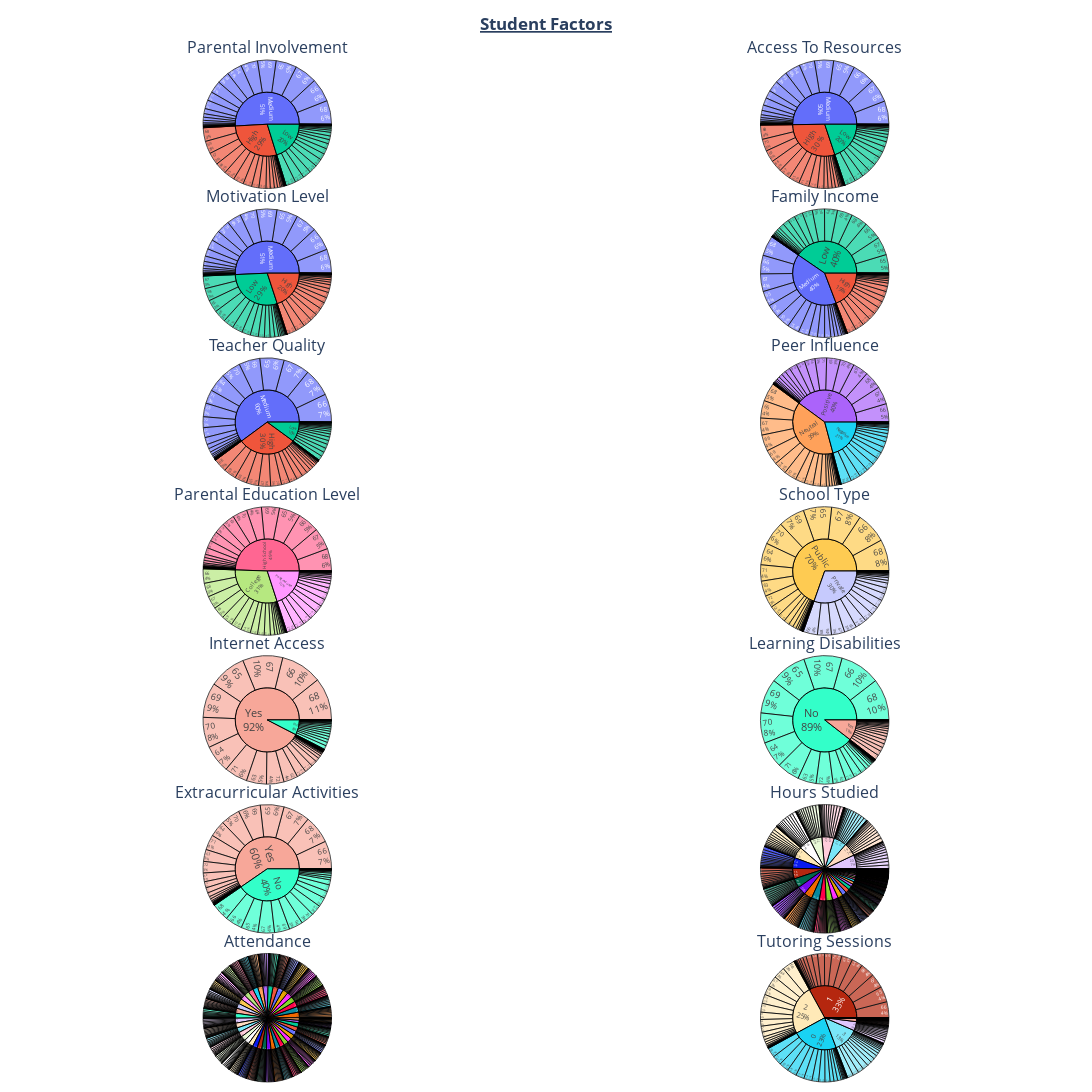

Here is the notebook cell this chart was saved with:
### Code cell
columns = [
    "Parental_Involvement", "Access_to_Resources", "Motivation_Level", "Family_Income",
    "Teacher_Quality", "Peer_Influence", "Parental_Education_Level", "School_Type",
    "Internet_Access", "Learning_Disabilities", "Extracurricular_Activities", "Hours_Studied", "Attendance", "Tutoring_Sessions"
]
rng = np.random.default_rng()

fig = make_subplots(
    rows=7, cols=2,
    specs=[[{"type": "domain"}]*2]*7,
    subplot_titles=[c.replace("_", " ").title() for c in columns],
    vertical_spacing=0.02,
    horizontal_spacing=0.04
)

for i, feat in enumerate(columns):
    vc = df_student.groupby([feat, "Exam_Score"]).size().reset_index(name="Count")
    colors = [f'#{c:06x}' for c in rng.integers(0, 0xFFFFFF + 1, size=len(vc))]
    fig.add_trace(
        px.sunburst(vc, path=[feat, "Exam_Score"], values="Count",
                    color_discrete_sequence=colors).data[0],
        row=i//2 + 1, col=i%2 + 1
    )

fig.update_layout(
    height=3200,   # more canvas height → bigger circles per row
    width=1600,    # more canvas width
    margin=dict(t=60, l=10, r=10, b=10),
    title="<b><u>Student Factors</u></b>",
    title_x=0.5
)
fig.update_traces(textinfo="label+percent entry",
                  insidetextorientation="radial",
                  marker_line=dict(color="black", width=1))
fig.show()
